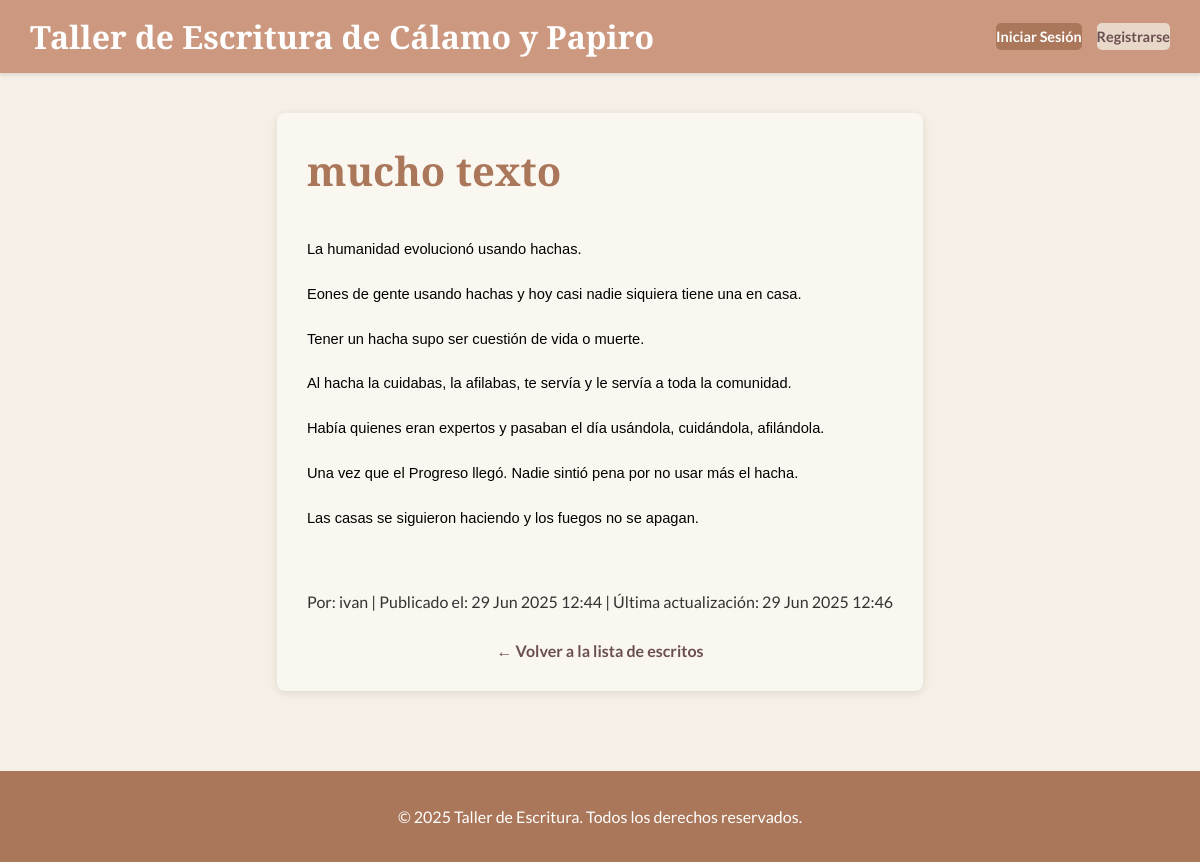
The app's page /escritura/4/, older data.
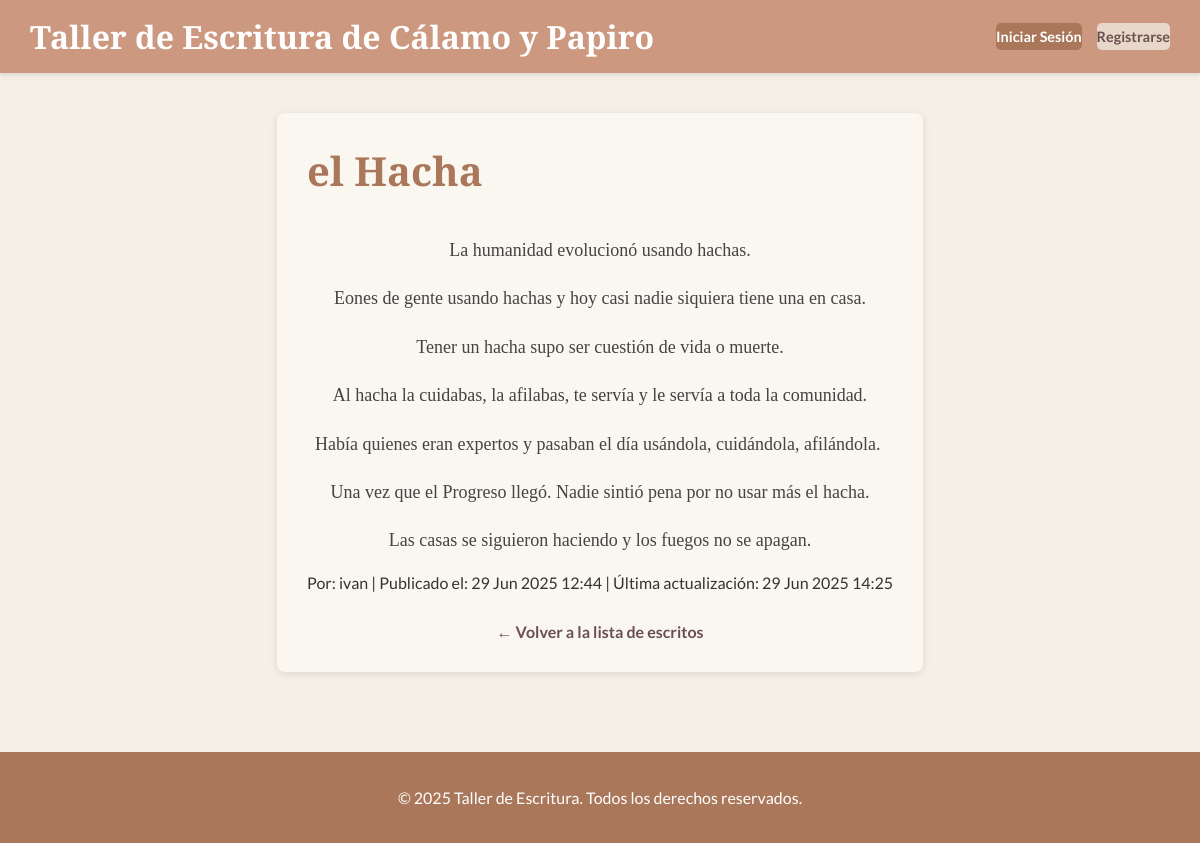
The same page, newer data.
### escritura/models.py (models this page shows, shortened)
class Escrito(models.Model):
    ESTADO_CHOICES = [
        ('BORRADOR', 'Borrador'),
        ('PRIVADO', 'Privado'),
        ('PUBLICO', 'Público'),
    ]
    autor = models.ForeignKey(User, on_delete=models.CASCADE, related_name='escritos')
    titulo = models.CharField(max_length=200)
    contenido = RichTextUploadingField() # MODIFICADO: Usa RichTextUploadingField para permitir subir archivos
    fecha_creacion = models.DateTimeField(auto_now_add=True)
    fecha_actualizacion = models.DateTimeField(auto_now=True)
    estado = models.CharField(max_length=10, choices=ESTADO_CHOICES, default='BORRADOR')
    class Meta:
        ordering = ['-fecha_creacion']
        verbose_name = "Escrito"
        verbose_name_plural = "Escritos"

### escritura/views.py (the view)
# urls.py: path('<int:pk>/', views.DetalleEscrito.as_view(), name='detalle_escrito'),
class DetalleEscrito(DetailView):
    model = Escrito  # Le decimos a DetailView qué modelo debe usar.
    template_name = 'escritura/detalle_escrito.html' # Ruta a la plantilla para mostrar el detalle.
    context_object_name = 'escrito' # Nombre de la variable que contendrá el objeto en la plantilla.
    def get_queryset(self):
        return Escrito.objects.filter(estado='PUBLICO')

### escritura/templates/escritura/detalle_escrito.html (shortened to what this page needs)
{% extends 'base.html' %}
{% block content %}
    <div class="header-section">
        <h1 class="page-title">{{ escrito.titulo }}</h1>
    </div>
    <div class="content">
        {{ escrito.contenido|safe }}
    </div>
    <p class="meta-info">
        Por: {{ escrito.autor.username }} |
        Publicado el: {{ escrito.fecha_creacion|date:"d M Y H:i" }} |
        Última actualización: {{ escrito.fecha_actualizacion|date:"d M Y H:i" }}
    </p>
    <a href="{% url 'escritura:lista_escritos' %}" class="back-link">← Volver a la lista de escritos</a>
{% endblock %}

### taller_escritura/templates/base.html (shortened to what this page needs)
{% load static %}
<!DOCTYPE html>
<html lang="es">
<head>
    <link rel="stylesheet" href="{% static 'css/main.css' %}">
</head>
<body>
    <header class="main-header">
        <nav class="main-nav">
            <div class="logo">
                <a href="{% url 'escritura:lista_escritos' %}">Taller de Escritura de Cálamo y Papiro</a>
            </div>
            <ul class="nav-links">
                {% if user.is_authenticated %}
                    <li><span class="welcome-message">Hola, {{ user.username }}!</span></li>
                    <li><a href="{% url 'escritura:perfil_usuario' %}">Mi Perfil</a></li>
                    <li>
                        <form method="post" action="{% url 'logout' %}" style="display: inline;">
                            {% csrf_token %}
                            <button type="submit" class="nav-link-button">Cerrar Sesión</button>
                        </form>
                    </li>
                    <li><a href="{% url 'escritura:crear_escrito' %}" class="button primary">+ Crear Nuevo Escrito</a></li>
                {% else %}
                    <li><a href="{% url 'login' %}" class="button">Iniciar Sesión</a></li>
                    <li><a href="{% url 'escritura:registro' %}" class="button secondary">Registrarse</a></li>
                {% endif %}
            </ul>
        </nav>
    </header>
    <main class="container">
        {% block content %}
        {% endblock %}
    </main>
    <footer class="main-footer">
        <p>© 2025 Taller de Escritura. Todos los derechos reservados.</p>
    </footer>
</body>
</html>

### static/css/main.css (style rules this page uses)
body { font-family: 'Lato', sans-serif; margin: 0; background-color: #F5EFE6; color: #333333; display: flex; flex-direction: column; min-height: 100vh; }
.container { max-width: 800px; margin: 20px auto; background-color: #FAF7F0; padding: 20px; border-radius: 8px; box-shadow: 0 2px 8px rgba(0, 0, 0, 0.1); flex-grow: 1; box-sizing: border-box; }
h1, h2, h3, h4, h5, h6 { font-family: 'Playfair Display', serif; color: #AA775A; margin-top: 0; margin-bottom: 20px; }
a { color: #6B4F4F; text-decoration: none; }
.button { background-color: #AA775A; color: white; padding: 8px 15px; border: none; border-radius: 5px; cursor: pointer; font-size: 0.9em; text-decoration: none; font-weight: bold; display: inline-block; text-align: center; transition: background-color 0.3s ease; font-family: 'Lato', sans-serif; }
.button.secondary { background-color: #E8D8C9; color: #6B4F4F; }
.main-header { background-color: #CC9980; color: white; padding: 15px 20px; box-shadow: 0 2px 4px rgba(0, 0, 0, 0.1); }
.main-nav { display: flex; flex-wrap: wrap; justify-content: space-between; align-items: center; max-width: 1200px; margin: 0 auto; }
.logo { flex-basis: 100%; text-align: center; margin-bottom: 10px; }
.logo a { color: white; font-size: 1.8em; font-weight: bold; text-decoration: none; display: block; font-family: 'Playfair Display', serif; }
.nav-links { list-style: none; margin: 0; padding: 0; display: flex; flex-wrap: wrap; justify-content: center; gap: 15px; align-items: center; width: 100%; }
.nav-links li { margin: 0; }
.nav-links a, .nav-links span { color: white; text-decoration: none; font-weight: bold; padding: 5px 0; white-space: nowrap; font-family: 'Lato', sans-serif; }
.main-footer { background-color: #AA775A; color: white; text-align: center; padding: 20px; margin-top: 40px; font-family: 'Lato', sans-serif; }
.header-section { display: flex; flex-wrap: wrap; justify-content: space-between; align-items: center; margin-bottom: 10px; }
.header-section h1 { flex-grow: 1; margin-right: 10px; font-family: 'Playfair Display', serif; }
.content { line-height: 1.8; color: #444444; font-family: 'Lato', sans-serif; }
.content p { margin-bottom: 1em; }
.back-link { display: block; margin-top: 30px; text-align: center; text-decoration: none; color: #6B4F4F; font-weight: bold; font-family: 'Lato', sans-serif; }
@media (min-width: 600px) { .container { padding: 30px; } }
@media (min-width: 600px) { .main-header { padding: 15px 30px; } }
@media (min-width: 600px) { .logo { flex-basis: auto; text-align: left; margin-bottom: 0; } }
@media (min-width: 600px) { .nav-links { justify-content: flex-end; width: auto; } }
@media (min-width: 992px) { .container { margin-top: 40px; margin-bottom: 40px; } }
@media (min-width: 992px) { h1 { font-size: 2.5em; } }
@media (min-width: 992px) { .logo a { font-size: 2em; } }

Row changes from the older to the newer data that the page shows:
changed Escrito "ivan": titulo "mucho texto" → "el Hacha"; fecha_actualizacion "29 Jun 2025 12:46" → "29 Jun 2025 14:25"
